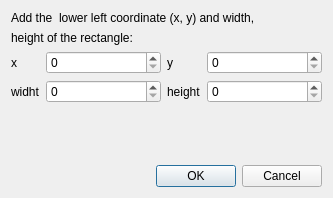
<?xml version="1.0" encoding="UTF-8"?>
<ui version="4.0">
 <class>Dialog</class>
 <widget class="QDialog" name="Dialog">
  <property name="geometry">
   <rect>
    <x>0</x>
    <y>0</y>
    <width>333</width>
    <height>198</height>
   </rect>
  </property>
  <property name="windowTitle">
   <string>Rectangle</string>
  </property>
  <layout class="QVBoxLayout" name="verticalLayout" stretch="0,0,0,100,0">
   <item>
    <widget class="QLabel" name="message1Label">
     <property name="text">
      <string>Add the  lower left coordinate (x, y) and width,</string>
     </property>
    </widget>
   </item>
   <item>
    <widget class="QLabel" name="message2Label">
     <property name="text">
      <string>height of the rectangle:</string>
     </property>
    </widget>
   </item>
   <item>
    <layout class="QGridLayout" name="rectangleConfigurationGridLayout" columnstretch="0,100,0,100" columnminimumwidth="0,100,0,100">
     <property name="topMargin">
      <number>0</number>
     </property>
     <item row="0" column="0">
      <widget class="QLabel" name="xLabel">
       <property name="text">
        <string>x</string>
       </property>
      </widget>
     </item>
     <item row="0" column="1">
      <widget class="QSpinBox" name="xSpinBox"/>
     </item>
     <item row="0" column="2">
      <widget class="QLabel" name="yLabel">
       <property name="text">
        <string>y</string>
       </property>
      </widget>
     </item>
     <item row="0" column="3">
      <widget class="QSpinBox" name="ySpinBox"/>
     </item>
     <item row="1" column="0">
      <widget class="QLabel" name="widhtLabel">
       <property name="text">
        <string>widht</string>
       </property>
      </widget>
     </item>
     <item row="1" column="1">
      <widget class="QSpinBox" name="widhtSpinBox"/>
     </item>
     <item row="1" column="2">
      <widget class="QLabel" name="heightLabel">
       <property name="text">
        <string>height</string>
       </property>
      </widget>
     </item>
     <item row="1" column="3">
      <widget class="QSpinBox" name="heightSpinBox"/>
     </item>
    </layout>
   </item>
   <item>
    <widget class="QWidget" name="widget" native="true"/>
   </item>
   <item>
    <widget class="QDialogButtonBox" name="buttonBox">
     <property name="orientation">
      <enum>Qt::Horizontal</enum>
     </property>
     <property name="standardButtons">
      <set>QDialogButtonBox::Cancel|QDialogButtonBox::Ok</set>
     </property>
    </widget>
   </item>
  </layout>
 </widget>
 <resources/>
 <connections>
  <connection>
   <sender>buttonBox</sender>
   <signal>accepted()</signal>
   <receiver>Dialog</receiver>
   <slot>accept()</slot>
   <hints>
    <hint type="sourcelabel">
     <x>248</x>
     <y>254</y>
    </hint>
    <hint type="destinationlabel">
     <x>157</x>
     <y>274</y>
    </hint>
   </hints>
  </connection>
  <connection>
   <sender>buttonBox</sender>
   <signal>rejected()</signal>
   <receiver>Dialog</receiver>
   <slot>reject()</slot>
   <hints>
    <hint type="sourcelabel">
     <x>316</x>
     <y>260</y>
    </hint>
    <hint type="destinationlabel">
     <x>286</x>
     <y>274</y>
    </hint>
   </hints>
  </connection>
 </connections>
</ui>
